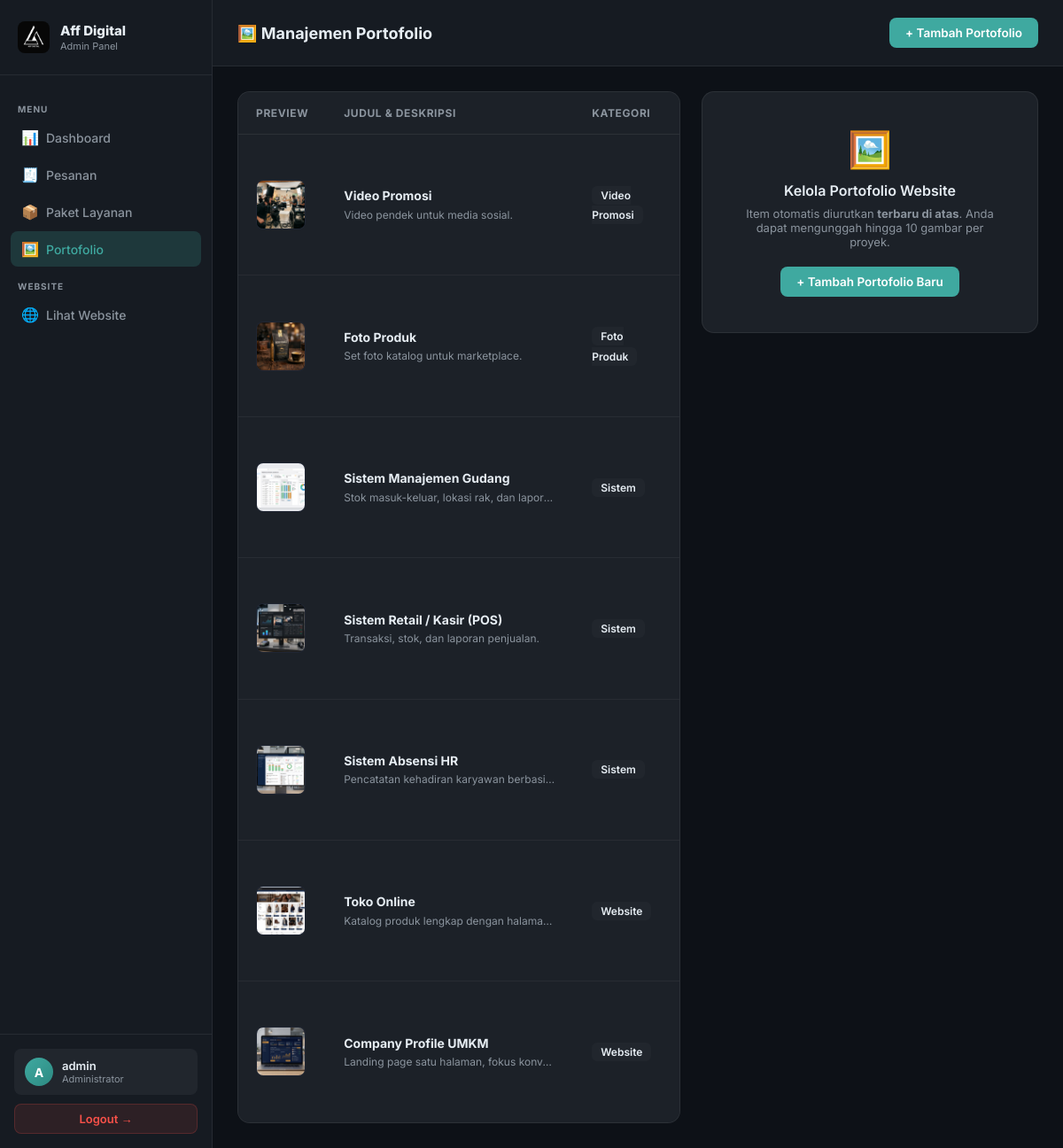
The app's page /admin/portfolios.php (signed in), older data.
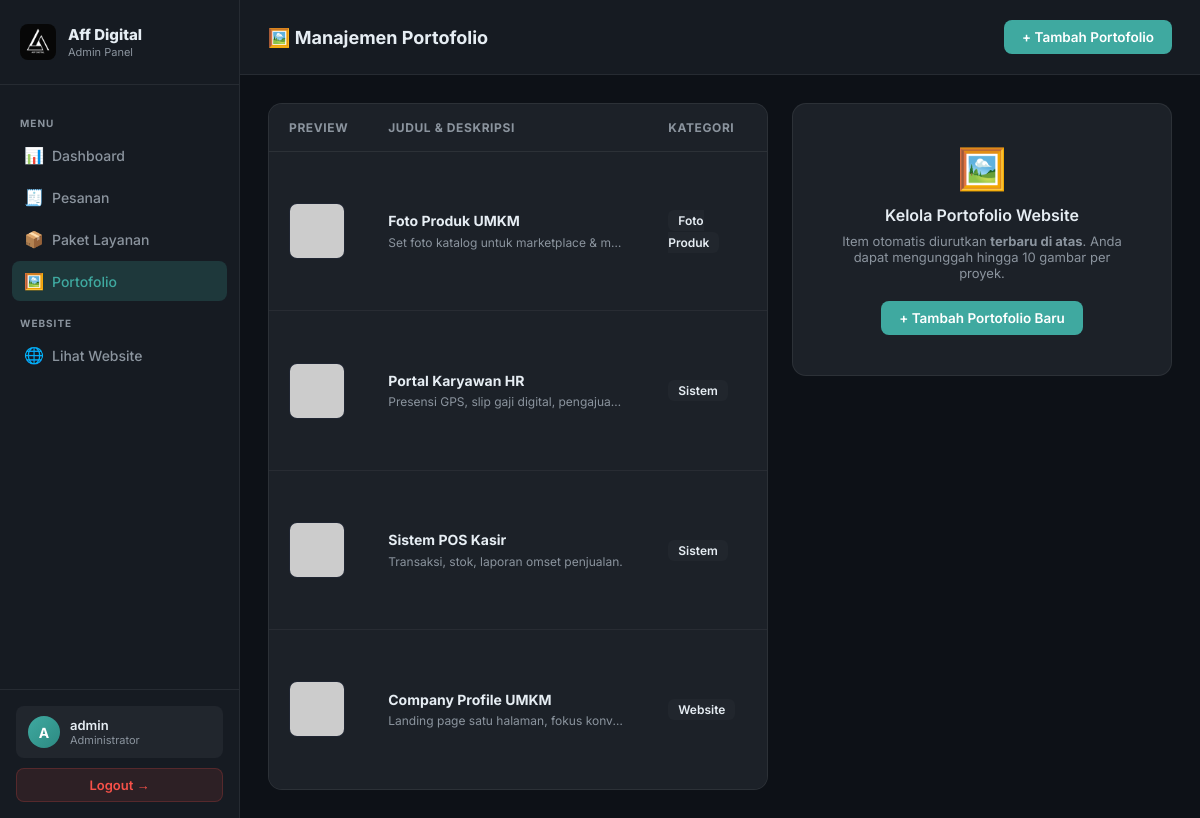
The same page, newer data.
### tables this page shows
CREATE TABLE IF NOT EXISTS portfolios (
  id INT AUTO_INCREMENT PRIMARY KEY,
  title VARCHAR(150) NOT NULL,
  category_label VARCHAR(100) NOT NULL DEFAULT 'Website',
  description TEXT DEFAULT NULL,
  media_type VARCHAR(10) NOT NULL DEFAULT 'image',
  project_link VARCHAR(255) DEFAULT NULL,
  media_url VARCHAR(255) NOT NULL DEFAULT '',
  images_json TEXT DEFAULT NULL,
  sort_order INT NOT NULL DEFAULT 0,
  is_active TINYINT(1) NOT NULL DEFAULT 1,
  created_at DATETIME DEFAULT CURRENT_TIMESTAMP
);

### admin/portfolios.php (the view, shortened to what this page needs)
<?php
$db = get_db();
$staticCategories = [
    'Website',
    'Sistem',
    'Foto Produk',
    'Video Promosi',
    'Desain Grafis',
    'Lainnya'
];
$portfolios = [];
if ($db) {
    try {
        $portfolios = $db->query("SELECT * FROM portfolios ORDER BY id DESC")->fetchAll();
    } catch (Exception $e) {
        $portfolios = [];
    }
}
$editItem = null;
$addNew = isset($_GET['new']);
function h4($s) { return htmlspecialchars((string)$s, ENT_QUOTES, 'UTF-8'); }
?>
<!DOCTYPE html>
<html lang="id">
<head>
</head>
<body>
<aside class="sidebar">
  <div class="sidebar-brand">
    <img src="../assets/images/logo.jpg" alt="Aff Digital" style="height:36px; width:auto; border-radius:8px; object-fit:cover;">
    <div><div class="brand-name">Aff Digital</div><div class="brand-sub">Admin Panel</div></div>
  </div>
  <nav class="sidebar-nav">
    <div class="nav-label">Menu</div>
    <a class="nav-link" href="dashboard.php"><span class="icon">📊</span> Dashboard</a>
    <a class="nav-link" href="orders.php"><span class="icon">🧾</span> Pesanan</a>
    <a class="nav-link" href="packages.php"><span class="icon">📦</span> Paket Layanan</a>
    <a class="nav-link active" href="portfolios.php"><span class="icon">🖼️</span> Portofolio</a>
    <div class="nav-label">Website</div>
    <a class="nav-link" href="../index.php" target="_blank"><span class="icon">🌐</span> Lihat Website</a>
  </nav>
  <div class="sidebar-footer">
    <div class="user-box">
      <div class="user-avatar"><?php echo strtoupper(substr($_SESSION['admin_user'] ?? 'A', 0, 1)); ?></div>
      <div><div class="user-name"><?php echo h4($_SESSION['admin_user'] ?? 'Admin'); ?></div><div class="user-role">Administrator</div></div>
    </div>
    <a class="logout-btn" href="../logout.php">Logout →</a>
  </div>
</aside>
<div class="main">
  <div class="topbar">
    <h1>🖼️ Manajemen Portofolio</h1>
    <a class="add-btn" href="portfolios.php?new">+ Tambah Portofolio</a>
  </div>
  <div class="content">
    <div class="grid">
      <div class="table-wrap">
        <table>
          <thead>
            <tr>
              <th>Preview</th>
              <th>Judul & Deskripsi</th>
              <th>Kategori</th>
              <th>Tipe</th>
            </tr>
          </thead>
          <tbody>
            <?php foreach ($portfolios as $p):
            ?>
            <tr>
              <td>
                <?php if ($p['media_type'] === 'video'): ?>
                  <div class="thumb-preview" style="display:flex;align-items:center;justify-content:center;background:#1e1e2e;color:#f472b6;font-size:20px;">🎬</div>
                <?php else: ?>
                  <img src="../<?php echo h4($p['media_url']); ?>" alt="" class="thumb-preview" onerror="this.src='https://placehold.co/100?text=Image'">
                <?php endif; ?>
              </td>
              <td>
                <div style="font-weight:700"><?php echo h4($p['title']); ?></div>
                <div style="font-size:12px;color:var(--muted);max-width:240px;white-space:nowrap;overflow:hidden;text-overflow:ellipsis;"><?php echo h4($p['description']); ?></div>
              </td>
              <td><span style="font-size:12px;background:var(--surface2);padding:3px 10px;border-radius:6px;color:var(--ink);font-weight:600"><?php echo h4($p['category_label']); ?></span></td>
              <td><span class="media-badge badge-<?php echo h4($p['media_type']); ?>"><?php echo strtoupper($p['media_type']); ?></span></td>
            </tr>
            <?php endforeach; ?>
          </tbody>
        </table>
      </div>
      <?php if ($editItem || $addNew): ?>
      <div class="form-panel">
        <h2><?php echo $editItem ? '✏ Edit Portofolio #' . $editItem['id'] : '➕ Tambah Portofolio Baru'; ?></h2>
        <form method="POST" enctype="multipart/form-data">
          <input type="hidden" name="action" value="save">
          <input type="hidden" name="id" value="<?php echo $editItem ? $editItem['id'] : '0'; ?>">
          <input type="hidden" name="media_url_existing" value="<?php echo h4($editItem['media_url'] ?? ''); ?>">
          <input type="hidden" name="images_json_existing" value="<?php echo h4($editItem['images_json'] ?? '[]'); ?>">
          <div class="field">
            <label>Judul Portofolio</label>
            <input type="text" name="title" required maxlength="150" value="<?php echo h4($editItem['title'] ?? ''); ?>" placeholder="Contoh: Website Profil Toko Online">
          </div>
          <div class="field">
            <label>Kategori (Statis)</label>
            <select name="category_label" required>
              <?php foreach ($staticCategories as $cat): ?>
                <option value="<?php echo $cat; ?>" <?php if(($editItem['category_label']??'')===$cat) echo 'selected';?>><?php echo $cat; ?></option>
              <?php endforeach; ?>
            </select>
          </div>
          <div class="field">
            <label>Deskripsi Lengkap Proyek</label>
            <textarea name="description" placeholder="Penjelasan mengenai fitur, hasil pengerjaan, atau detail proyek..."><?php echo h4($editItem['description'] ?? ''); ?></textarea>
          </div>
          <div class="field">
            <label>Tipe Media Utama</label>
            <select name="media_type">
              <option value="image" <?php if(($editItem['media_type']??'image')==='image') echo 'selected';?>>Gambar / Galeri Foto</option>
              <option value="video" <?php if(($editItem['media_type']??'')==='video') echo 'selected';?>>Video Promosi</option>
            </select>
          </div>
          <div class="field">
            <label>Link / URL Hasil Kerja (Opsional)</label>
            <input type="url" name="project_link" value="<?php echo h4($editItem['project_link'] ?? ''); ?>" placeholder="Contoh: https://website-klien.com">
          </div>
          <div class="field">
            <label>Upload File Media (Maksimal 10 Gambar/Video)</label>
            <input type="file" name="media_files[]" accept="image/*,video/*" multiple>
            <div class="file-note">Anda dapat memilih hingga <strong>10 gambar/video sekaligus</strong>. Format: JPG, PNG, WEBP, MP4, WEBM.</div>
            <?php
            $currentGallery = !empty($editItem['images_json']) ? json_decode($editItem['images_json'], true) : [];
            if (!is_array($currentGallery) || empty($currentGallery)) {
                if (!empty($editItem['media_url'])) {
                    $currentGallery = [$editItem['media_url']];
                } else {
                    $currentGallery = [];
                }
            }
            if (!empty($currentGallery)):
            ?>
              <div style="font-size:12px;color:var(--muted);margin-top:10px;font-weight:600;">Media Terpasang (<?php echo count($currentGallery); ?> file):</div>
              <div class="gallery-preview" id="galleryPreview">
                <?php foreach ($currentGallery as $idx => $gUrl): ?>
                  <div class="gallery-thumb-item" id="thumb-item-<?php echo $idx; ?>">
                    <input type="hidden" name="keep_images[]" value="<?php echo h4($gUrl); ?>">
                    <img src="../<?php echo h4($gUrl); ?>" class="gallery-thumb" onerror="this.parentElement.style.display='none'">
                    <button type="button" class="btn-remove-thumb" title="Hapus Gambar Ini" onclick="document.getElementById('thumb-item-<?php echo $idx; ?>').remove()">&times;</button>
                  </div>
                <?php endforeach; ?>
              </div>
              <div style="font-size:11px;color:var(--muted);margin-top:6px;">Klik tanda (<span style="color:#f85149;font-weight:bold;">×</span>) pada gambar untuk menghapusnya.</div>
            <?php endif; ?>
          </div>
          <div class="field">
            <label class="check-label">
              <input type="checkbox" name="is_active" value="1" <?php if(($editItem['is_active'] ?? 1)) echo 'checked';?>>
              Tampilkan di Website
            </label>
          </div>
          <button class="save-btn" type="submit">💾 Simpan Portofolio</button>
        </form>
        <a class="cancel-btn" href="portfolios.php">← Batal</a>
      </div>
      <?php else: ?>
      <div class="form-panel" style="text-align:center;padding:40px">
        <div style="font-size:40px;margin-bottom:12px">🖼️</div>
        <div style="font-weight:600;margin-bottom:8px">Kelola Portofolio Website</div>
        <div style="font-size:13px;color:var(--muted)">Item otomatis diurutkan <strong>terbaru di atas</strong>. Anda dapat mengunggah hingga 10 gambar per proyek.</div>
        <a class="add-btn" href="portfolios.php?new" style="display:inline-block;margin-top:20px;text-decoration:none;">+ Tambah Portofolio Baru</a>
      </div>
      <?php endif; ?>
    </div>
  </div>
</div>
</body>
</html>

### admin/portfolios.php (style rules this page uses)
*, *::before, *::after { box-sizing:border-box; margin:0; padding:0; }
:root { --bg:#0d1117; --sidebar:#161b22; --surface:#1c2128; --surface2:#21262d; --teal:#3fa9a0; --teal-glow:rgba(63,169,160,0.2); --amber:#e8a33d; --ink:#e6edf3; --muted:#8b949e; --border:rgba(255,255,255,0.07); --sidebar-w:240px; }
body { font-family:'Inter',sans-serif; background:var(--bg); color:var(--ink); display:flex; min-height:100vh; }
.sidebar { width:var(--sidebar-w); background:var(--sidebar); border-right:1px solid var(--border); display:flex; flex-direction:column; position:fixed; top:0; left:0; bottom:0; z-index:100; }
.sidebar-brand { padding:24px 20px; border-bottom:1px solid var(--border); display:flex; align-items:center; gap:12px; }
.brand-name { font-size:15px; font-weight:800; }
.brand-sub { font-size:11px; color:var(--muted); margin-top:1px; }
.sidebar-nav { padding:16px 12px; flex:1; }
.nav-label { font-size:10px;font-weight:700;text-transform:uppercase;letter-spacing:1px;color:var(--muted);padding:0 8px;margin:16px 0 6px; }
.nav-link { display:flex;align-items:center;gap:10px;padding:10px 12px;border-radius:8px;color:var(--muted);text-decoration:none;font-size:14px;font-weight:500;transition:all 0.2s;margin-bottom:2px; }
.nav-link.active { background:var(--teal-glow); color:var(--teal); }
.nav-link .icon { width:18px; text-align:center; font-size:16px; }
.sidebar-footer { padding:16px; border-top:1px solid var(--border); }
.user-box { display:flex;align-items:center;gap:10px;padding:10px 12px;border-radius:8px;background:var(--surface2); }
.user-avatar { width:32px;height:32px;background:linear-gradient(135deg,var(--teal),#2d8a82);border-radius:50%;display:flex;align-items:center;justify-content:center;font-size:14px;font-weight:700;color:#fff;flex-shrink:0; }
.user-name { font-size:13px;font-weight:600; }
.user-role { font-size:11px;color:var(--muted); }
.logout-btn { display:block;margin-top:10px;text-align:center;padding:8px;background:rgba(248,81,73,0.1);border:1px solid rgba(248,81,73,0.2);color:#f85149;border-radius:8px;font-size:13px;font-weight:600;text-decoration:none;transition:all 0.2s; }
.main { margin-left:var(--sidebar-w); flex:1; display:flex; flex-direction:column; min-width:0; }
.topbar { padding:20px 28px; border-bottom:1px solid var(--border); display:flex; align-items:center; justify-content:space-between; background:var(--sidebar); position:sticky;top:0;z-index:50; }
.topbar h1 { font-size:18px; font-weight:700; }
.add-btn { background:var(--teal); color:#fff; text-decoration:none; padding:9px 18px; border-radius:8px; font-size:13.5px; font-weight:600; transition:opacity 0.2s; }
.content { padding:28px; }
.grid { display:grid; grid-template-columns:1fr 380px; gap:24px; align-items:start; }
.table-wrap { background:var(--surface); border:1px solid var(--border); border-radius:14px; overflow:auto; }
table { width:100%; border-collapse:collapse; min-width:650px; }
th { padding:16px 20px; font-size:12px; font-weight:700; text-transform:uppercase; letter-spacing:0.05em; color:var(--muted); text-align:left; border-bottom:1px solid var(--border); }
td { padding:18px 20px; font-size:14px; border-bottom:1px solid rgba(255,255,255,0.05); vertical-align:middle; line-height:1.6; }
tr:last-child td { border-bottom:none; }
.thumb-preview { width:56px; height:56px; border-radius:8px; object-fit:cover; background:#0f1623; border:1px solid var(--border); display:block; }
.form-panel { background:var(--surface); border:1px solid var(--border); border-radius:14px; padding:24px; position:sticky; top:80px; }

Row changes from the older to the newer data that the page shows:
removed portfolios: media_url (picture), title "Video Promosi", description "Video pendek untuk media sosial.", category_label "Video Promosi"
removed portfolios: media_url (picture), title "Foto Produk", description "Set foto katalog untuk marketplace.", category_label "Foto Produk"
removed portfolios: media_url (picture), title "Sistem Manajemen Gudang", description "Stok masuk-keluar, lokasi rak, dan lapor…", category_label "Sistem"
changed portfolios: media_url: picture removed, a placeholder shows; title "Sistem Retail / Kasir (POS)" → "Foto Produk UMKM"; description "Transaksi, stok, dan laporan penjualan." → "Set foto katalog untuk marketplace & m…"; category_label "Sistem" → "Foto Produk"
changed portfolios: media_url: picture removed, a placeholder shows; title "Sistem Absensi HR" → "Portal Karyawan HR"; description "Pencatatan kehadiran karyawan berbasi…" → "Presensi GPS, slip gaji digital, pengajua…"
changed portfolios: media_url: picture removed, a placeholder shows; title "Toko Online" → "Sistem POS Kasir"; description "Katalog produk lengkap dengan halama…" → "Transaksi, stok, laporan omset penjualan."; category_label "Website" → "Sistem"
changed portfolios "Company Profile UMKM": media_url: picture removed, a placeholder shows
